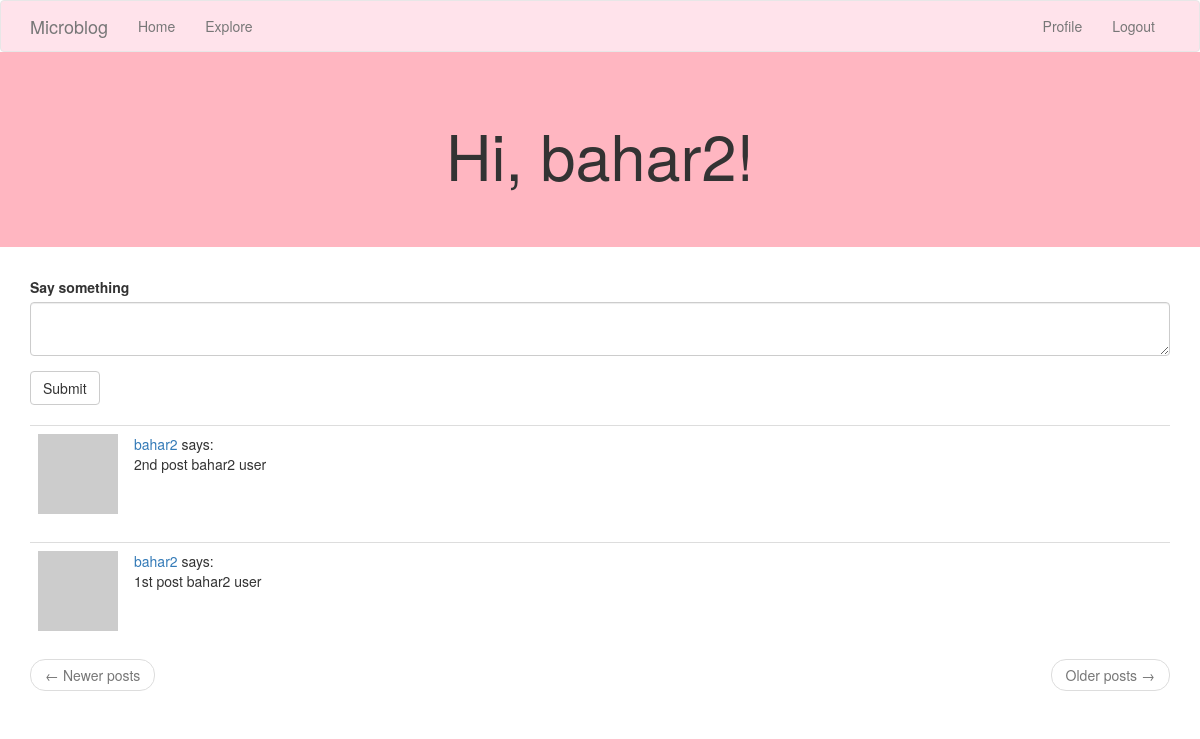
Before: /index (signed in) with the older database file.
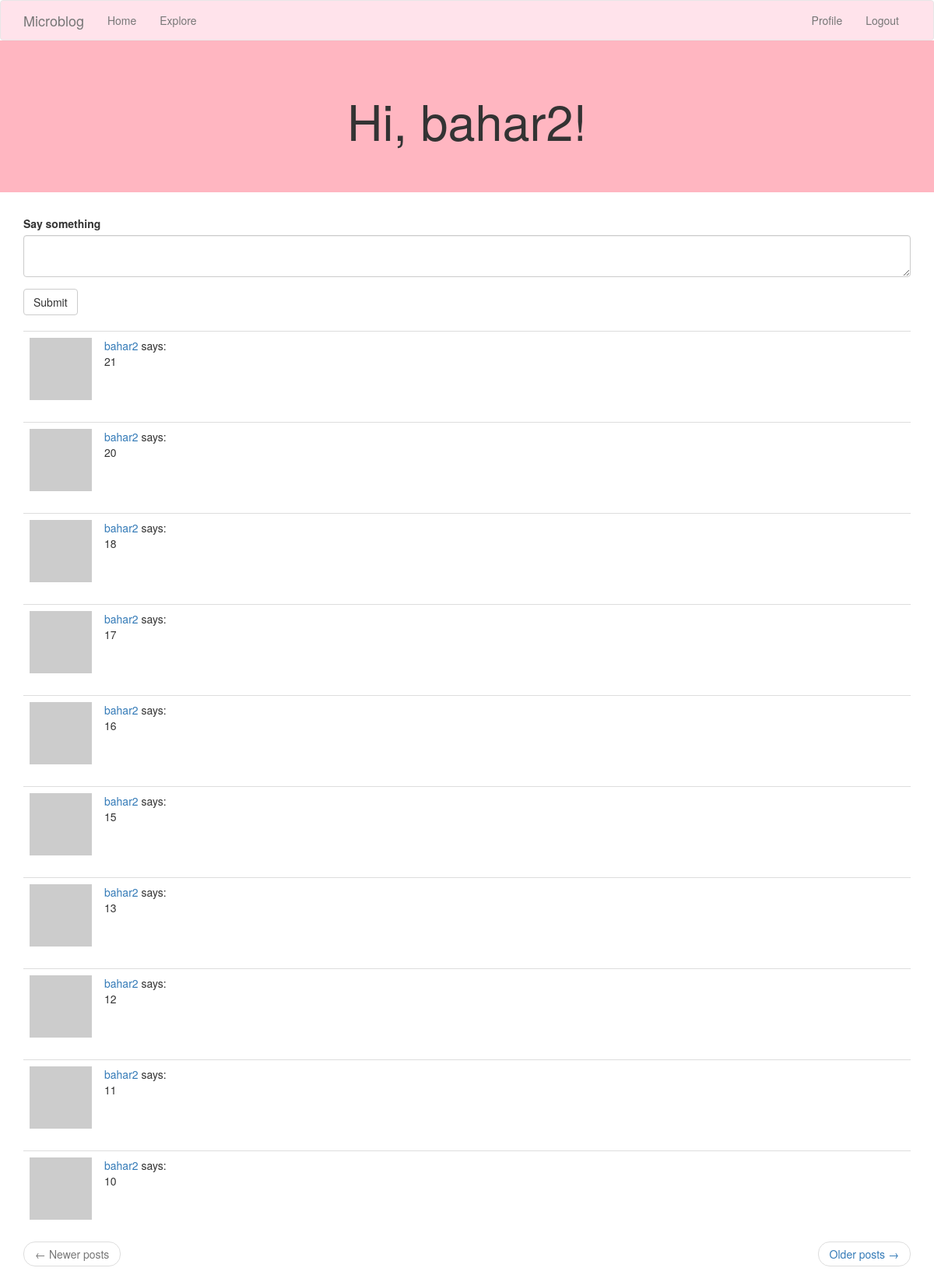
After: the same page with the newer database file.
### app/models.py (models this page shows, shortened)
class User(UserMixin, db.Model):
    id = db.Column(db.Integer, primary_key=True)
    username = db.Column(db.String(64), index=True, unique=True)
    email = db.Column(db.String(120), index=True, unique=True)
    password_hash = db.Column(db.String(128))
    posts = db.relationship('Post', backref='author', lazy='dynamic')
    about_me = db.Column(db.String(140))
    last_seen = db.Column(db.DateTime, default=datetime.utcnow)
    def avatar(self, size):
        digest = md5(self.email.lower().encode('utf-8')).hexdigest()
        return 'https://www.gravatar.com/avatar/{}?d=identicon&s={}'.format(
            digest, size)
    followed = db.relationship(
        'User', secondary=followers,
        primaryjoin=(followers.c.follower_id == id),
        secondaryjoin=(followers.c.followed_id == id),
        backref=db.backref('followers', lazy='dynamic'), lazy='dynamic')
    def followed_posts(self):
        followed=Post.query.join(
            followers, (followers.c.followed_id == Post.user_id)).filter(
                followers.c.follower_id == self.id)
        own = Post.query.filter_by(user_id=self.id)
        return followed.union(own).order_by(Post.timestamp.desc())

class Post(db.Model):
    id = db.Column(db.Integer, primary_key=True)
    body = db.Column(db.String(140))
    timestamp = db.Column(db.DateTime, index=True, default=datetime.utcnow)
    user_id = db.Column(db.Integer, db.ForeignKey('user.id'))

### app/routes.py (the view)
@app.route('/', methods=['GET', 'POST'])
@app.route('/index', methods=['GET', 'POST'])
@login_required
def index():
    form = PostForm()
    if form.validate_on_submit():
        post = Post(body=form.post.data, author=current_user)
        db.session.add(post)
        db.session.commit()
        flash('Your post is now live!')
        return redirect(url_for('index'))
    page = request.args.get('page', 1, type=int)
    posts = current_user.followed_posts().paginate(
        page, app.config['POSTS_PER_PAGE'], False)
    next_url = url_for('index', page=posts.next_num) \
        if posts.has_next else None
    prev_url = url_for('index', page=posts.prev_num) \
        if posts.has_prev else None
    return render_template('index.html', title='Home', form=form,
                           posts=posts.items, next_url=next_url,
                           prev_url=prev_url)

### app/forms.py
class PostForm(FlaskForm):
    post = TextAreaField('Say something', validators=[
        DataRequired(), Length(min=1, max=140)])
    submit = SubmitField('Submit')

### app/models.py (called while the page is built)
@login.user_loader
def load_user(id):
    return User.query.get(int(id))

### app/routes.py (called while the page is built)
@app.before_request
def before_request():
    if current_user.is_authenticated:
        current_user.last_seen = datetime.utcnow()
        db.session.commit()

### app/templates/index.html
{% extends "base.html" %}
{% import 'bootstrap/wtf.html' as wtf %}
{% block app_content %}
    <div class="jumbotron text-center" style="background-color:#FFB6C1">
    <h1>Hi, {{ current_user.username }}!</h1>
    </div>
    <div class="container" >
    {% if form %}
    {{ wtf.quick_form(form) }}
    <br>
    {% endif %}
    {% for post in posts %}
        {% include '_post.html' %}
    {% endfor %}
    <nav aria-label="...">
        <ul class="pager">
            <li class="previous{% if not prev_url %} disabled{% endif %}">
                <a href="{{ prev_url or '#' }}">
                    <span aria-hidden="true">&larr;</span> Newer posts
                </a>
            </li>
            <li class="next{% if not next_url %} disabled{% endif %}">
                <a href="{{ next_url or '#' }}">
                    Older posts <span aria-hidden="true">&rarr;</span>
                </a>
            </li>
        </ul>
    </nav>
</div>
{% endblock %}

### app/templates/base.html (shortened to what this page needs)
{% extends 'bootstrap/base.html' %}
{% block navbar %}
       <nav class="navbar navbar-default" style="margin-bottom:0; background-color: #FFE3EB;">
        <div class="container">
    <div class="navbar-header">
      <a class="navbar-brand" href="{{ url_for('index') }}">Microblog</a>
    </div>
     <div class="collapse navbar-collapse" id="bs-example-navbar-collapse-1">
     <ul class="nav navbar-nav">
        <li><a href="{{ url_for('index') }}">Home</a></li>
        <li><a href="{{ url_for('explore') }}">Explore</a></li></ul>
        <ul class="nav navbar-nav navbar-right">
        {% if current_user.is_anonymous %}
        <li><a href="{{ url_for('login') }}">Login</a></li>
        {% else %}
        <li><a href="{{ url_for('user', username=current_user.username) }}">Profile</a></li>
        <li><a href="{{ url_for('logout') }}">Logout</a></li>
        {% endif %}
        </ul></div></div></nav>
{% endblock %}
{% block content %}
        {% block app_content %}{% endblock %}
{% endblock %}

### app/templates/_post.html
    <table class="table table-hover">
        <tr>
            <td width="70px">
                <a href="{{ url_for('user', username=post.author.username) }}">
                    <img src="{{ post.author.avatar(70) }}" />
                </a>
            </td>
            <td>
                <a href="{{ url_for('user', username=post.author.username) }}">
                    {{ post.author.username }}
                </a>
                says:
                <br>
                {{ post.body }}
            </td>
        </tr>
    </table>

Changed rows visible on the page:
no longer on this page (row unchanged): Post: author.username "bahar2", body "2nd post bahar2 user"
no longer on this page (row unchanged): Post: author.username "bahar2", body "1st post bahar2 user"
added Post: author.username "bahar2", body "21"
added Post: author.username "bahar2", body "20"
added Post: author.username "bahar2", body "18"
added Post: author.username "bahar2", body "17"
added Post: author.username "bahar2", body "16"
added Post: author.username "bahar2", body "15"
added Post: author.username "bahar2", body "13"
added Post: author.username "bahar2", body "12"
added Post: author.username "bahar2", body "11"
added Post: author.username "bahar2", body "10"
